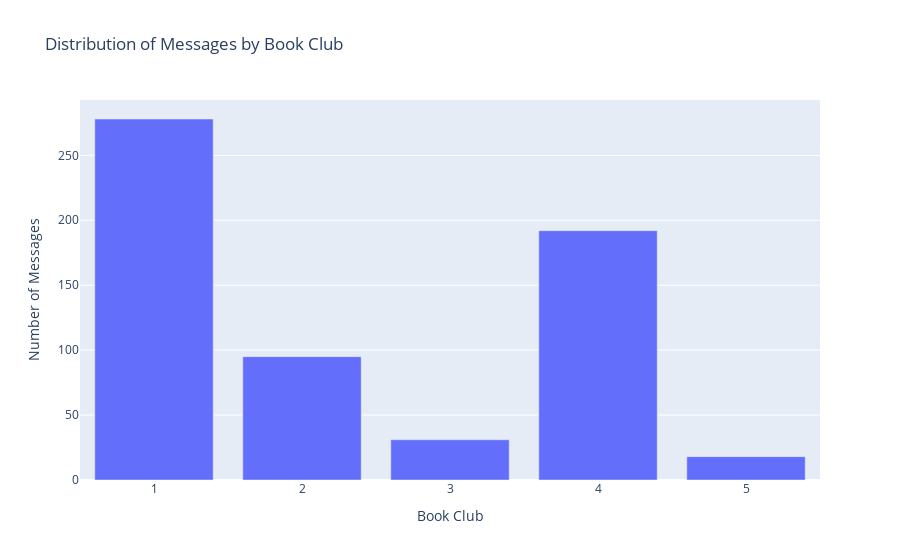

Write notebook code for a chart like this one.
### Code cell
# Count the number of messages per book club
message_counts_by_bookclub = data['bookclub'].value_counts()

# Create a bar chart using Plotly Express
fig = px.bar(x=message_counts_by_bookclub.index, y=message_counts_by_bookclub.values, 
             labels={'x': 'Book Club', 'y': 'Number of Messages'},
             title='Distribution of Messages by Book Club')
fig.show()
fig.write_image('./images/messages_by_bookclub.pdf', format='pdf')

### Figure 1 — Plotly figure (JSON) as saved in the notebook; plotly's stock layout.template omitted (floating-point values rounded to 4 significant figures)
{"data": [{"alignmentgroup": "True", "hovertemplate": "Book Club=%{x}<br>Number of Messages=%{y}<extra></extra>", "legendgroup": "", "marker": {"color": "#636efa", "pattern": {"shape": ""}}, "name": "", "offsetgroup": "", "orientation": "v", "showlegend": false, "textposition": "auto", "type": "bar", "x": [1, 4, 2, 3, 5], "xaxis": "x", "y": [278, 192, 95, 31, 18], "yaxis": "y"}], "layout": {"barmode": "relative", "legend": {"tracegroupgap": 0}, "title": {"text": "Distribution of Messages by Book Club"}, "xaxis": {"anchor": "y", "domain": [0, 1], "title": {"text": "Book Club"}}, "yaxis": {"anchor": "x", "domain": [0, 1], "title": {"text": "Number of Messages"}}}}
